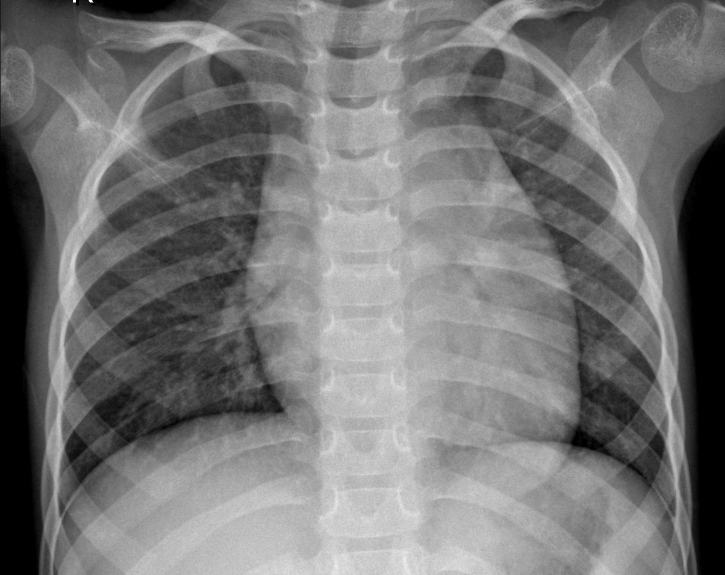
#> input picture data/raw/NORMAL2-IM-0359-0001.jpeg, 1450 x 1149 px, found by its file name (shown at 1/2 size)
$ python main.py   (older library calls are emulated)
#> lines starting #> are read from the running program, lines starting #| are printed output that depends on the picture; after the words box and inside, x2 and y2 are one past the last pixel; in counts of white or black regions, pixels touching at a corner belong together
import cv2
from skimage.metrics import structural_similarity as compare_ssim
import matplotlib
matplotlib.use("TkAgg")
from matplotlib import pyplot as plt

# -----------------------------
# Funções de visualização
# -----------------------------
def showSingleImage(img, title, size):
    _, axis = plt.subplots(figsize=size)
    axis.imshow(img, cmap="gray" if len(img.shape) == 2 else None)
    axis.set_title(title, fontdict={"fontsize": 22, "fontweight": "medium"})
    plt.show()

def showMultipleImages(imgsArray, titlesArray, size, x, y):
    if x < 1 or y < 1:
        print("ERRO: X e Y não podem ser zero ou abaixo de zero!")
        return

    def _imshow(ax, im):
        if len(im.shape) == 2:
            ax.imshow(im, cmap="gray")
        else:
            ax.imshow(im)

    if x == 1 and y == 1:
        showSingleImage(imgsArray[0], titlesArray[0], size)
        return

    if x == 1:
        fig, axis = plt.subplots(y, figsize=size)
        for i, im in enumerate(imgsArray):
            _imshow(axis[i], im)
            axis[i].set_anchor("NW")
            axis[i].set_title(titlesArray[i], fontdict={"fontsize": 18, "fontweight": "medium"}, pad=10)
        plt.show()
        return

    if y == 1:
        fig, axis = plt.subplots(1, x, figsize=size)
        for i, im in enumerate(imgsArray):
            _imshow(axis[i], im)
            axis[i].set_anchor("NW")
            axis[i].set_title(titlesArray[i], fontdict={"fontsize": 18, "fontweight": "medium"}, pad=10)
        plt.show()
        return

    fig, axis = plt.subplots(y, x, figsize=size)
    xId, yId, titleId = 0, 0, 0
    for im in imgsArray:
        axis[yId, xId].set_title(
            titlesArray[titleId],
            fontdict={"fontsize": 18, "fontweight": "medium"},
            pad=10,
        )
        axis[yId, xId].set_anchor("NW")
        _imshow(axis[yId, xId], im)

        if len(titlesArray[titleId]) == 0:
            axis[yId, xId].axis("off")

        titleId += 1
        xId += 1
        if xId == x:
            xId = 0
            yId += 1

    plt.show()

# -----------------------------
# Métricas
# -----------------------------
def calculate_psnr(img1, img2):
    return cv2.PSNR(img1, img2)

def calculate_ssim(img1, img2):
    ssim, _ = compare_ssim(img1, img2, full=True)
    return ssim

# -----------------------------
# Programa principal
# -----------------------------
def main():
    path = "data/raw/NORMAL2-IM-0359-0001.jpeg"

    bgr = cv2.imread(path)
#> bgr is the input picture: shape (1149, 1450, 3); min 0, max 255, mean 117.3
    if bgr is None:
        raise FileNotFoundError(f"Não foi possível ler a imagem em: {path}")

    img_rgb = cv2.cvtColor(bgr, cv2.COLOR_BGR2RGB)
    showSingleImage(img_rgb, "Raio-X", (5, 7))

    original_gray = cv2.cvtColor(bgr, cv2.COLOR_BGR2GRAY)

    # Filtro Gaussiano
    gaussian_blur_gray = cv2.GaussianBlur(original_gray, (3, 3), 0)

    imgsArray = [img_rgb, gaussian_blur_gray]
    titlesArray = ["Original (RGB)", "Filtro Gaussiano (Gray)"]
    showMultipleImages(imgsArray, titlesArray, (12, 8), 2, 1)
#> the loop in showMultipleImages, `for i, im in enumerate(imgsArray):` made 2 passes
#> in showMultipleImages, `plt.show()`:
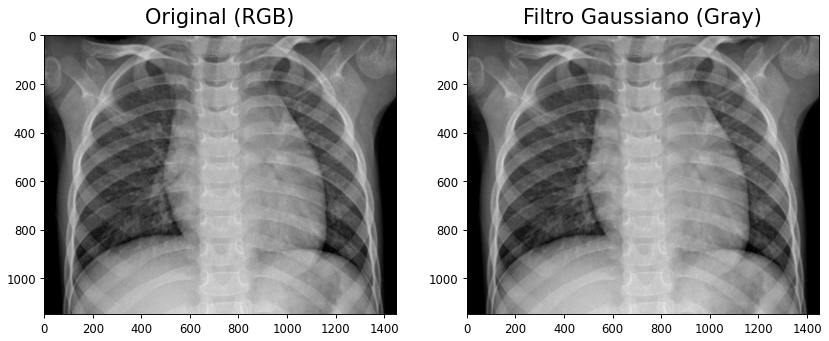
#> figure drawn by matplotlib, 2 panels

    # Métricas PSNR e SSIM
    psnr_value = calculate_psnr(original_gray, gaussian_blur_gray)
#> psnr_value = 43.63
    ssim_value = calculate_ssim(original_gray, gaussian_blur_gray)
#> in calculate_ssim, `ssim, _ = compare_ssim(img1, img2, full=True)`: ssim = 0.977
#> ssim_value = 0.977

    print(f"PSNR entre as imagens: {psnr_value:.2f} dB")
#| PSNR entre as imagens: 43.63 dB
    print(f"SSIM entre as imagens: {ssim_value:.4f}")
#| SSIM entre as imagens: 0.9768

    # -----------------------------
    # Segmentação por limiarização com trackbar
    # -----------------------------
    ESCAPE_KEY_ASCII = 27
    windowTitle = "Ajuste de Limiarizacao"

    # imagem base do threshold
    img_thresh = cv2.resize(gaussian_blur_gray, (700, 700), interpolation=cv2.INTER_AREA)
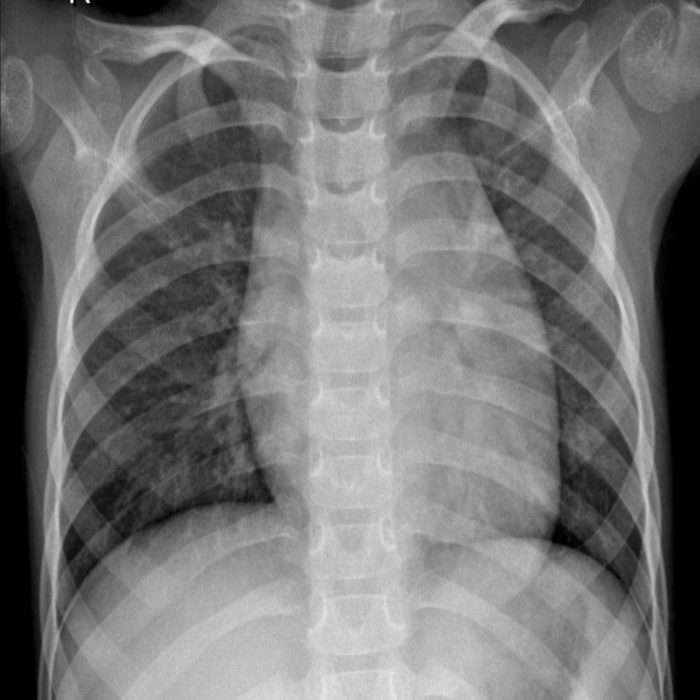
#> img_thresh: shape (700, 700); min 0, max 254, mean 117.4

    # janela redimensionável + tamanho inicial pra aparecer a trackbar
    cv2.namedWindow(windowTitle, cv2.WINDOW_NORMAL)
    cv2.resizeWindow(windowTitle, 800, 900)

    # imagem que será exibida
    copyimg = img_thresh.copy()

    def onChange(th):
#> called with th = 0
        nonlocal copyimg
        _, copyimg = cv2.threshold(img_thresh, th, 255, cv2.THRESH_BINARY)
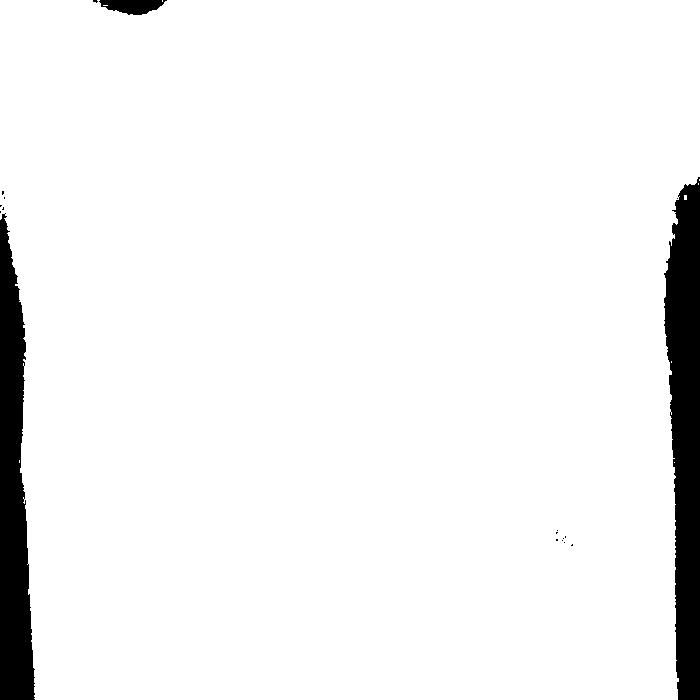
#> copyimg: shape (700, 700); 94.6% white; 18 black regions (15 under 20 px), largest, box (x1, y1, x2, y2) and area: (664, 177, 700, 700) 14066, (0, 213, 35, 700) 11666, (99, 0, 167, 15) 712
        cv2.imshow(windowTitle, copyimg)

    cv2.createTrackbar("limiarizacao", windowTitle, 0, 255, onChange)
    onChange(0)

    while True:
        keyPressed = cv2.waitKey(20) & 0xFF
#> (key Esc is pressed here)
        if keyPressed == ESCAPE_KEY_ASCII:
            break

        try:
            if cv2.getWindowProperty(windowTitle, cv2.WND_PROP_VISIBLE) < 1:
                break
        except cv2.error:
            break

    cv2.destroyAllWindows()

if __name__ == "__main__":
    main()

$ run again, with data/raw/NORMAL2-IM-0354-0001.jpeg copied over data/raw/NORMAL2-IM-0359-0001.jpeg
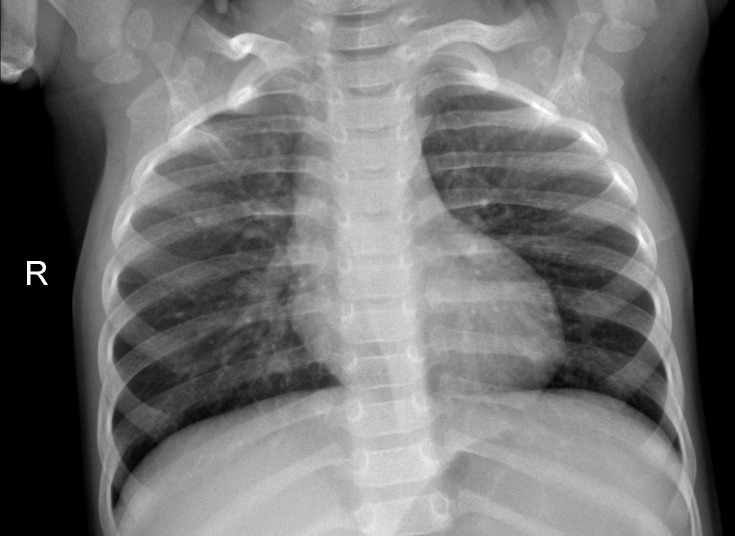
#> input picture data/raw/NORMAL2-IM-0354-0001.jpeg, 1470 x 1072 px, found by its file name (shown at 1/2 size)
#> in main, bgr is the input picture: shape (1072, 1470, 3); min 0, max 255, mean 112.6
#> the loop in showMultipleImages, `for i, im in enumerate(imgsArray):` made 2 passes
#> in showMultipleImages, `plt.show()`:
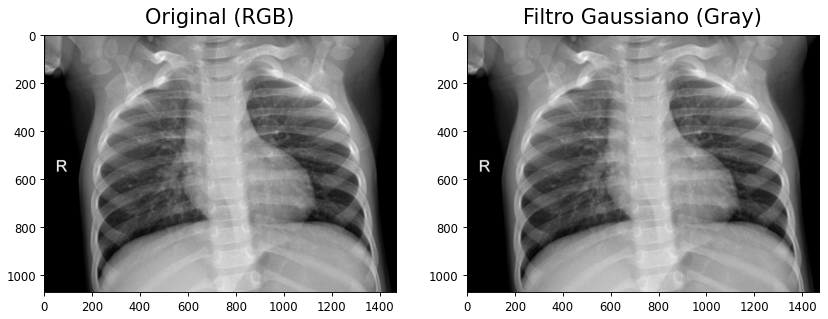
#> figure drawn by matplotlib, 2 panels
#> psnr_value = 42.89
#> ssim = 0.985
#| PSNR entre as imagens: 42.89 dB
#| SSIM entre as imagens: 0.9846
#> in onChange, `_, copyimg = cv2.threshold(img_thresh, th, 255, cv2.THRESH_BINARY)`:
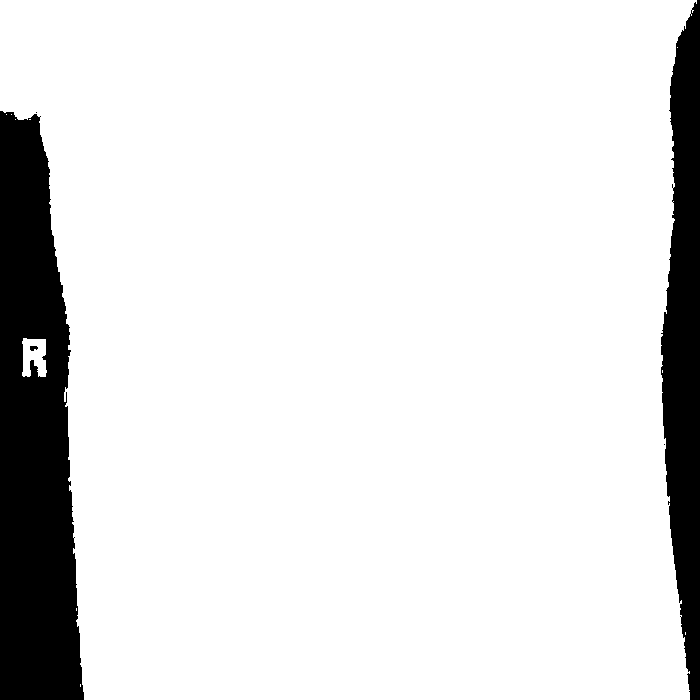
#> copyimg: shape (700, 700); 88.4% white; 5 black regions (2 under 20 px), largest, box (x1, y1, x2, y2) and area: (0, 111, 84, 700) 37765, (661, 0, 700, 700) 19181, (30, 346, 38, 351) 31

$ run again, with data/raw/NORMAL2-IM-0361-0001.jpeg copied over data/raw/NORMAL2-IM-0359-0001.jpeg
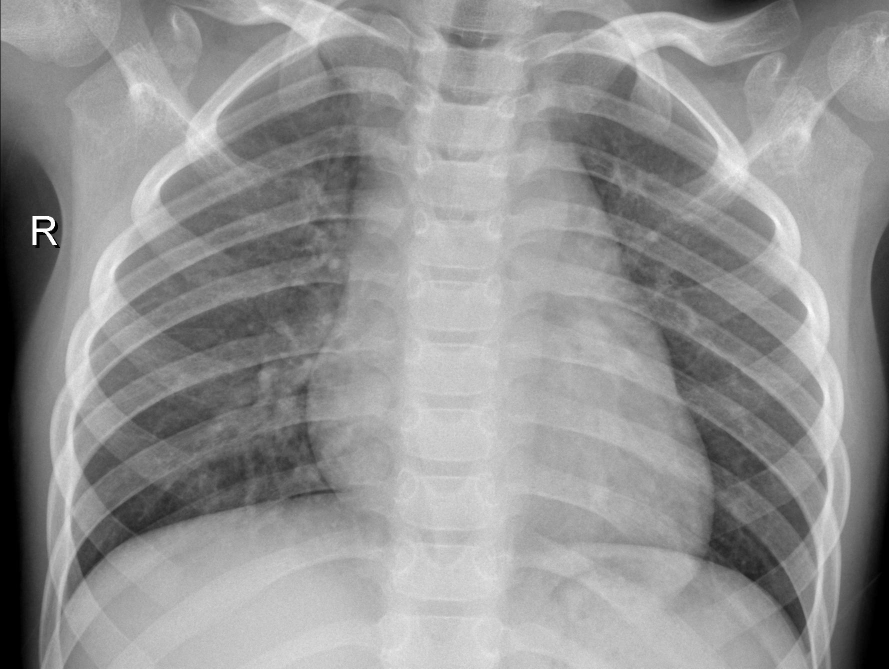
#> input picture data/raw/NORMAL2-IM-0361-0001.jpeg, 1778 x 1337 px, found by its file name (shown at 1/2 size)
#> in main, bgr is the input picture: shape (1337, 1778, 3); min 0, max 255, mean 146.7
#> the loop in showMultipleImages, `for i, im in enumerate(imgsArray):` made 2 passes
#> in showMultipleImages, `plt.show()`:
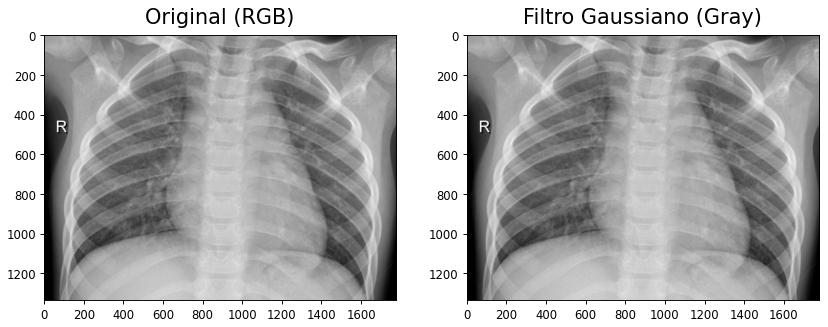
#> figure drawn by matplotlib, 2 panels
#> psnr_value = 42.81
#> ssim = 0.98
#| PSNR entre as imagens: 42.81 dB
#| SSIM entre as imagens: 0.9798
#> in onChange, `_, copyimg = cv2.threshold(img_thresh, th, 255, cv2.THRESH_BINARY)`:
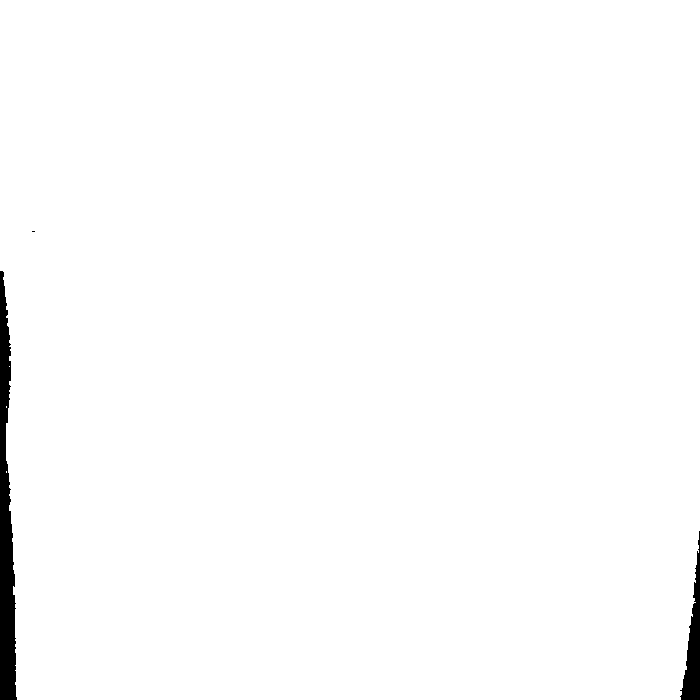
#> copyimg: shape (700, 700); 98.7% white; 3 black regions (1 under 20 px), largest, box (x1, y1, x2, y2) and area: (0, 271, 17, 700) 4637, (680, 531, 700, 700) 1497
